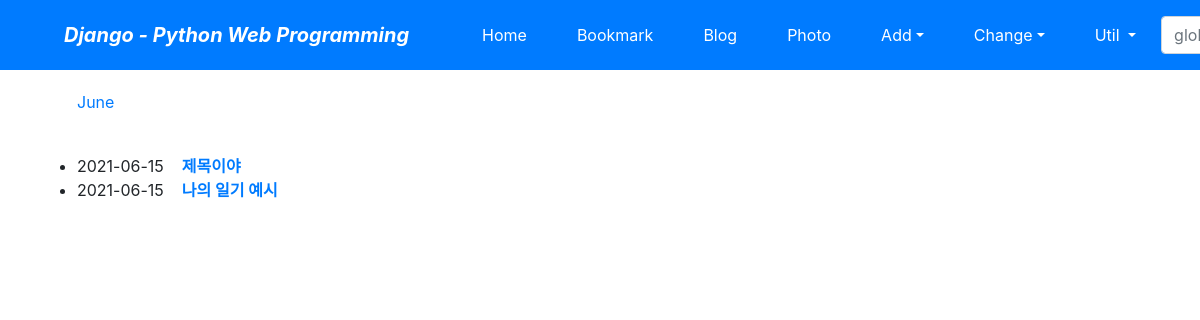
Screenshot of /blog/archive/2021/ (signed in) with the database file from the repository.
### blogapp/models.py (models this page shows, shortened)
class Post(models.Model):
    title = models.CharField(verbose_name='TITLE', max_length=50)
    slug = models.SlugField('SLUG', unique=True, allow_unicode=True, help_text='one word for title alias.')
    description = models.CharField('DESCRIPTION', max_length=100, blank=True, help_text='simple description text.')
    content = models.TextField('CONTENT')
    create_dt = models.DateTimeField('CREATE DATE', auto_now_add=True)
    modify_dt = models.DateTimeField('MODIFY DATE', auto_now=True)
    tags = TaggableManager(blank=True)
    owner = models.ForeignKey(User, on_delete=models.CASCADE, verbose_name='OWNER', blank=True, null=True)
    class Meta:
        verbose_name = 'post'
        verbose_name_plural = 'posts'
        db_table = 'blogapp_posts'
        ordering = ('-modify_dt',)
    def get_absolute_url(self):
        return reverse('blog:post_detail', args=(self.slug,))

### blogapp/views.py (the view)
# urls.py: path('archive/<int:year>/', views.PostYAV.as_view(), name='post_year_archive'),
class PostYAV(YearArchiveView):
    model = Post
    date_field = 'modify_dt'
    make_object_list = True

### blogapp/templates/blogapp/post_archive_year.html (shortened to what this page needs)
{% extends 'base.html' %}
{% block content %}
<ul>
    {% for date in date_list %}
    <li style="display: inline;">
        <a href="{% url 'blog:post_month_archive' year|date:'Y' date|date:'b' %}"> {{ date|date:"F" }} </a></li>
    {% endfor %}
</ul>
<br>
<div>
    <ul>
        {% for post in object_list %}
        <li>{{ post.modify_dt|date:"Y-m-d" }}&nbsp;&nbsp;&nbsp;
        <a href="{{ post.get_absolute_url }}"><strong>{{ post.title }}</strong></a></li>
        {% endfor %}
    </ul>
</div>
{% endblock %}

### rows the page displays
Post: modify_dt "2021-06-15", title "제목이야"
Post: modify_dt "2021-06-15", title "나의 일기 예시"

### other values shown
{{ date|date:"F" }} "June"
